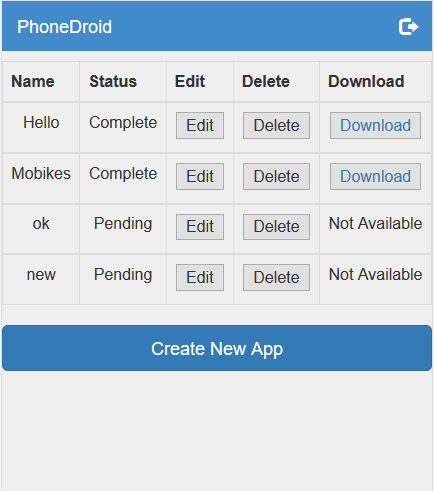
#> input picture 2.png, 434 x 491 px; its folder holds only this picture in this run
$ python ocr.py --image 2.png
#> lines starting #> are read from the running program, lines starting #| are printed output that depends on the picture; after the words box and inside, x2 and y2 are one past the last pixel; in counts of white or black regions, pixels touching at a corner belong together
#packages import
from PIL import Image
import pytesseract
import argparse
import cv2
import os

#construct the argument parse and parse the arguments
ap = argparse.ArgumentParser()
ap.add_argument('-i', '--image', required=True, help='path to input image to be OCR\'d')
ap.add_argument('-p', '--preprocess', type=str, default='thresh', help='type of preprocessing to be done')
args = vars(ap.parse_args())

#load the example image and convert it to grayscale
image = cv2.imread(args['image'])
#> image is the input picture: shape (491, 434, 3); mean B, G, R 224, 212.2, 198.5
gray = cv2.cvtColor(image, cv2.COLOR_BGR2GRAY)
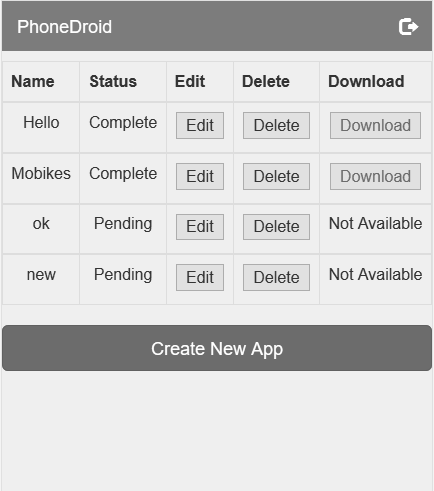
#> gray: shape (491, 434); min 51, max 255, mean 209.4

#check if we should apply threshhold to preprocess the image
if args['preprocess'] == 'thresh' :
	gray = cv2.threshold(gray, 0, 255, cv2.THRESH_BINARY | cv2.THRESH_OTSU)[1]
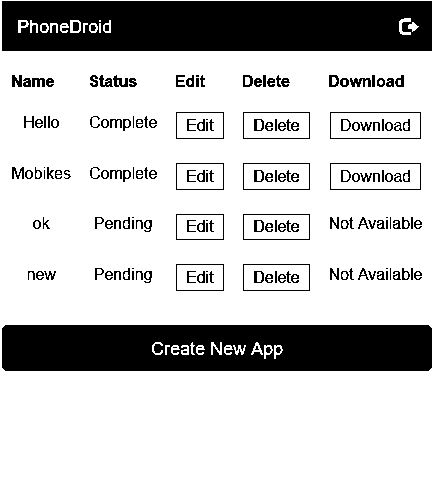
#> gray: shape (491, 434); 77.5% white; 187 black regions (30 under 20 px), largest, box (x1, y1, x2, y2) and area: (2, 1, 432, 51) 20665, (2, 325, 432, 371) 19015, (330, 112, 421, 139) 232

#check to see if median blurring needed to rduce noise
elif args['preprocess'] == 'blur' :
	gray = cv2.medianBlur(gray, 3)

#write the gray img to disk for OCR
filename = '{}.png'.format(os.getpid())
cv2.imwrite(filename, gray)

#load img as pil img, apply OCR and then delete the temp file
#> (the run stopped early here; a loop or call above may not have finished)

$ run again, on test.png
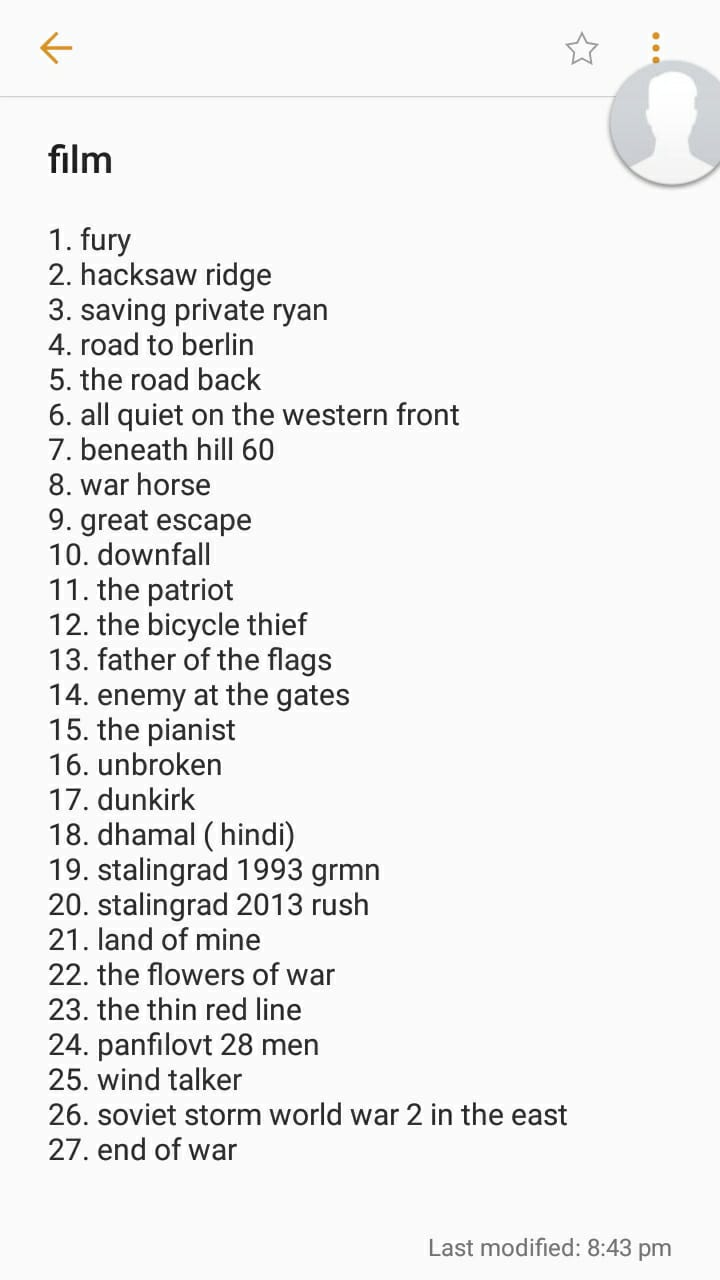
#> input picture test.png, 720 x 1280 px
#> image is the input picture: shape (1280, 720, 3); mean B, G, R 240, 240, 240
#> `gray = cv2.threshold(gray, 0, 255, cv2.THRESH_BINARY | cv2.THRESH_OTSU..`:
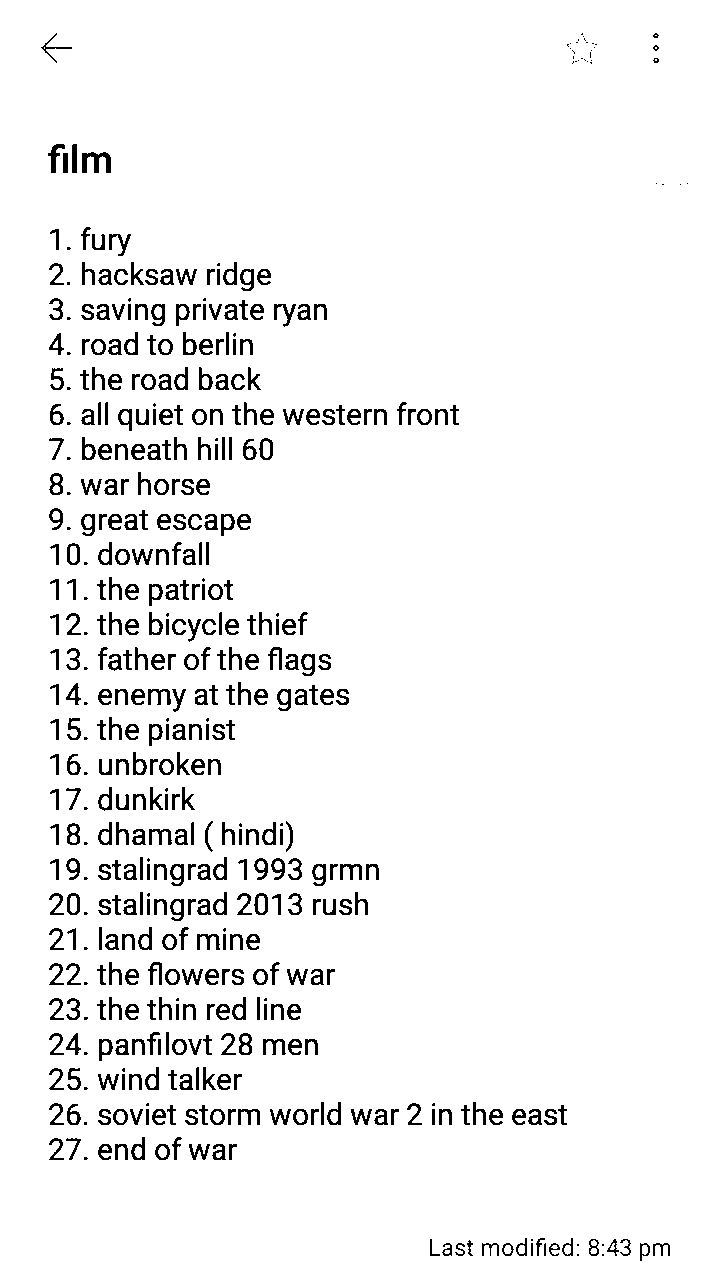
#> gray: shape (1280, 720); 95.1% white; 499 black regions (83 under 20 px), largest, box (x1, y1, x2, y2) and area: (82, 152, 111, 173) 350, (48, 144, 65, 173) 195, (274, 304, 296, 327) 180
